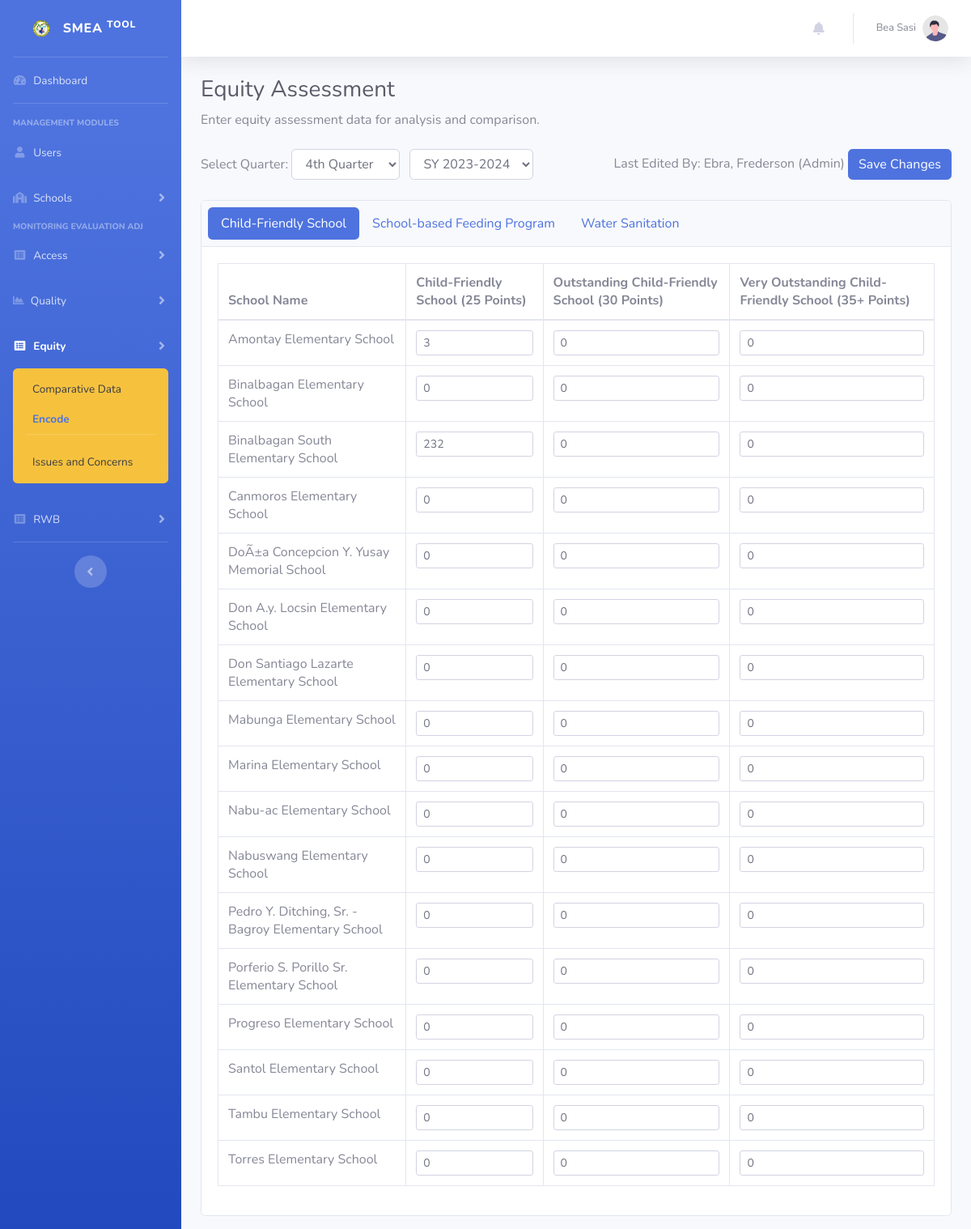
Page /equityAdd.php (signed in) on the earlier database version.
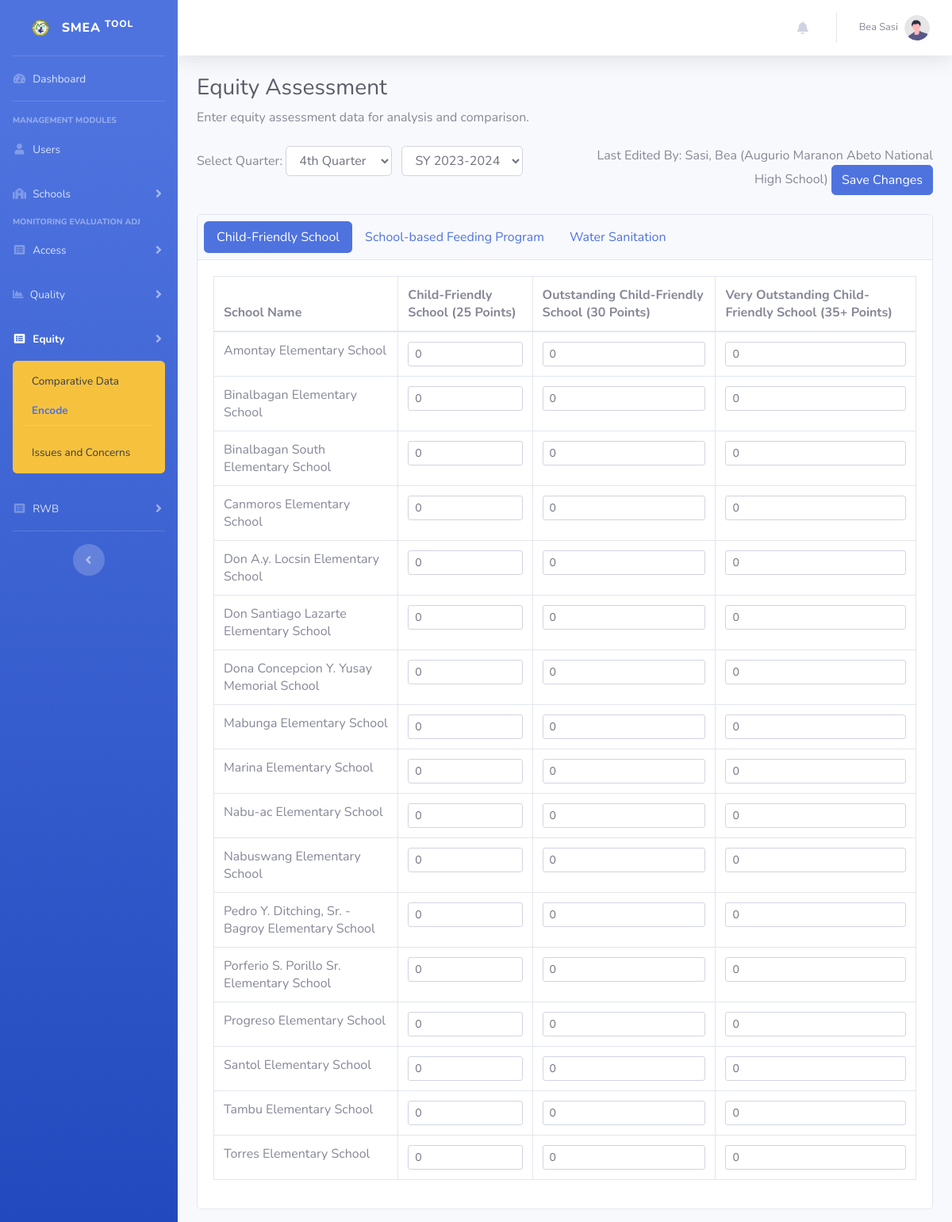
Same page on the later database version.
### tables this page shows
CREATE TABLE IF NOT EXISTS `schools` (
  `id` int NOT NULL AUTO_INCREMENT,
  `name` text NOT NULL,
  `address` text,
  `updated_at` timestamp NULL DEFAULT CURRENT_TIMESTAMP ON UPDATE CURRENT_TIMESTAMP,
  `created_at` timestamp NULL DEFAULT CURRENT_TIMESTAMP,
  PRIMARY KEY (`id`)
);

### equityAdd.php (the view, shortened to what the changed rows need)
<?php
require_once "connection/db.php";
include_once('header.php');
$currentMonth = date('n');
$currentQuarter = ceil($currentMonth / 3);
$selectedQuarter = isset($_GET['quarter']) ? $_GET['quarter'] : (isset($_POST['quarter']) ? $_POST['quarter'] : $currentQuarter);
$year = isset($_GET['year']) ? $_GET['year'] : (isset($_POST['year']) ? $_POST['year'] : date('Y'));
$schoolQuery = "SELECT * FROM schools WHERE id <= 17 ORDER BY name";
$schools = $conn->query($schoolQuery)->fetch_all(MYSQLI_ASSOC);
function getExistingData($conn, $quarter, $year) {
  $query = "SELECT equity_assessment.*, users.first_name, users.last_name, schools.name as school_name
            FROM equity_assessment
            INNER JOIN users ON users.id = equity_assessment.last_user_save
            LEFT JOIN schools ON schools.id = users.school_id
            WHERE quarter = ? AND year = ?";
  $stmt = $conn->prepare($query);
  $stmt->bind_param("ii", $quarter, $year);
  $stmt->execute();
  $result = $stmt->get_result();
  $data = [];
  $lastUserSave = "";
  while ($row = $result->fetch_assoc()) {
    if ($row['type'] === 'cfs') {
      $data['cfs-'.$row['points']][$row['school_id']] = $row['count'];
    } elseif ($row['type'] === 'sbfp') {
      $gender = ($row['gender'] == 1) ? 'male' : 'female';
      $data['sbfp-'.$row['grade_level'].'-'.$gender][$row['school_id']] = $row['count'];
    } else {
      $data['wash-stars'][$row['school_id']] = $row['count'];
    }
    $lastUserSave = $row['last_name'].', '.$row['first_name'].' ('.($row['school_name'] ?? 'Admin').')';
  }
  return ['data' => $data, 'lastUserSave' => $lastUserSave];
}
$existingDataResult = getExistingData($conn, $selectedQuarter, $year);
$existingData = $existingDataResult['data'];
$lastUserSave = $existingDataResult['lastUserSave'];
?>
<!DOCTYPE html>
<html lang="en">
<head>
</head>
<body id="page-top">
  <div id="wrapper">
    <div id="content-wrapper" class="d-flex flex-column">
      <div id="content">
        <div class="container-fluid">
          <h1 class="h3 mb-2 text-gray-800">Equity Assessment</h1>
          <form action="equityAdd.php" method="post">
            <div class="row mb-4">
              <div class="col-md-6">
                <label for="quarter">Select Quarter:</label>
                <select id="quarter" name="quarter" class="form-control d-inline-block w-auto mr-2">
                </select>
                <select id="year" name="year" class="form-control d-inline-block w-auto mr-2">
                </select>
              </div>
              <div class="col-md-6 text-right">
                Last Edited By: <?php echo $lastUserSave; ?>
                <button type="submit" class="btn btn-primary" name="save">Save Changes</button>
              </div>
            </div>
            <div class="card">
              <div class="card-body">
                <div class="tab-content">
                  <div class="tab-pane fade show active" id="cfs" role="tabpanel">
                    <table class="table table-bordered">
                      <thead>
                        <tr>
                          <th>School Name</th>
                          <th>Child-Friendly School (25 Points)</th>
                          <th>Outstanding Child-Friendly School (30 Points)</th>
                          <th>Very Outstanding Child-Friendly School (35+ Points)</th>
                        </tr>
                      </thead>
                      <tbody>
                        <?php foreach ($schools as $school): ?>
                        <tr>
                          <td><?php echo $school['name']; ?></td>
                          <td>
                            <input type="number" class="form-control form-control-sm"
                                   name="cfs-25[<?php echo $school['id']; ?>]"
                                   value="<?php echo isset($existingData['cfs-25'][$school['id']]) ? $existingData['cfs-25'][$school['id']] : '0'; ?>">
                          </td>
                          <td>
                            <input type="number" class="form-control form-control-sm"
                                   name="cfs-30[<?php echo $school['id']; ?>]"
                                   value="<?php echo isset($existingData['cfs-30'][$school['id']]) ? $existingData['cfs-30'][$school['id']] : '0'; ?>">
                          </td>
                          <td>
                            <input type="number" class="form-control form-control-sm"
                                   name="cfs-35[<?php echo $school['id']; ?>]"
                                   value="<?php echo isset($existingData['cfs-35'][$school['id']]) ? $existingData['cfs-35'][$school['id']] : '0'; ?>">
                          </td>
                        </tr>
                        <?php endforeach; ?>
                      </tbody>
                    </table>
                  </div>
                </div>
              </div>
            </div>
          </form>
        </div>
      </div>
    </div>
  </div>
</body>
</html>

Differences in the rows shown:
computed for schools "Amontay Elementary School": id "3" → "0"
computed for schools "Binalbagan South Elementary School": id "232" → "0"
changed schools: name "DoÃ±a Concepcion Y. Yusay Memorial School" → "Dona Concepcion Y. Yusay Memorial School"; moves down the list
Other differences:
$lastUserSave: "Ebra, Frederson (Admin)" → "Sasi, Bea (Augurio Maranon Abeto National High School)"
